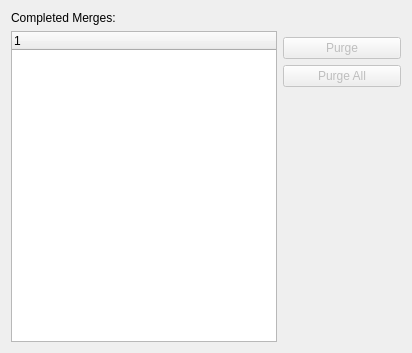
<?xml version="1.0" encoding="UTF-8"?>
<ui version="4.0">
 <comment>This file is part of the xTuple ERP: PostBooks Edition, a free and
open source Enterprise Resource Planning software suite,
Copyright (c) 1999-2019 by OpenMFG LLC, d/b/a xTuple.
It is licensed to you under the Common Public Attribution License
version 1.0, the full text of which (including xTuple-specific Exhibits)
is available at www.xtuple.com/CPAL.  By using this software, you agree
to be bound by its terms.</comment>
 <class>crmaccountMergePurgePage</class>
 <widget class="QWizardPage" name="crmaccountMergePurgePage">
  <property name="geometry">
   <rect>
    <x>0</x>
    <y>0</y>
    <width>412</width>
    <height>353</height>
   </rect>
  </property>
  <property name="windowTitle">
   <string>WizardPage</string>
  </property>
  <property name="title">
   <string>Purge Completed Merges</string>
  </property>
  <property name="subTitle">
   <string>The following Accounts have been merged. Pick a parent account and click Purge Selected to remove the obsolete Accounts and merge data. You should do this as soon as you have confirmed that the merge was successful.</string>
  </property>
  <layout class="QGridLayout" name="gridLayout">
   <item row="0" column="0">
    <widget class="XLabel" name="_completedLit">
     <property name="text">
      <string>Completed Merges:</string>
     </property>
    </widget>
   </item>
   <item row="1" column="0" rowspan="5">
    <widget class="XTreeWidget" name="_completed"/>
   </item>
   <item row="2" column="1">
    <widget class="QPushButton" name="_delete">
     <property name="enabled">
      <bool>false</bool>
     </property>
     <property name="text">
      <string>Purge</string>
     </property>
    </widget>
   </item>
   <item row="3" column="1">
    <widget class="QPushButton" name="_deleteAll">
     <property name="enabled">
      <bool>false</bool>
     </property>
     <property name="text">
      <string>Purge All</string>
     </property>
    </widget>
   </item>
   <item row="5" column="1">
    <spacer name="verticalSpacer_5">
     <property name="orientation">
      <enum>Qt::Vertical</enum>
     </property>
     <property name="sizeHint" stdset="0">
      <size>
       <width>118</width>
       <height>0</height>
      </size>
     </property>
    </spacer>
   </item>
  </layout>
 </widget>
 <customwidgets>
  <customwidget>
   <class>XLabel</class>
   <extends>QLabel</extends>
   <header>xlabel.h</header>
  </customwidget>
  <customwidget>
   <class>XTreeWidget</class>
   <extends>QTreeWidget</extends>
   <header>xtreewidget.h</header>
   <container>1</container>
  </customwidget>
 </customwidgets>
 <tabstops>
  <tabstop>_completed</tabstop>
  <tabstop>_delete</tabstop>
  <tabstop>_deleteAll</tabstop>
 </tabstops>
 <resources/>
 <connections/>
</ui>
